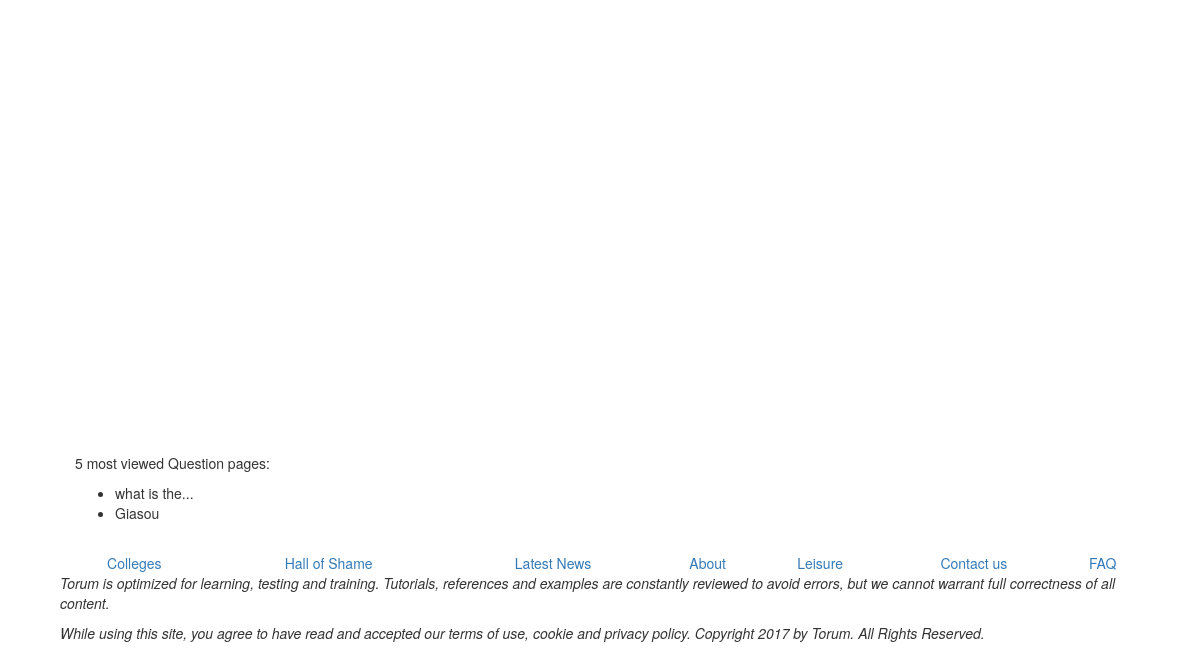
Before: /forum/ (lower part) with the older database file.
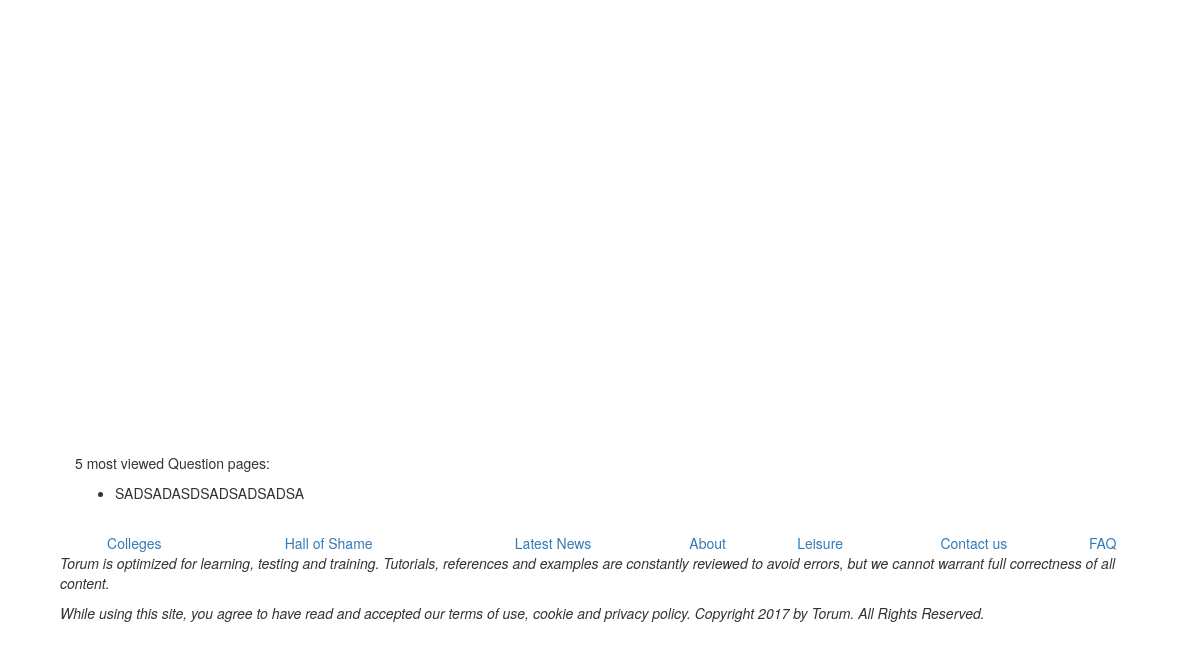
After: the same page with the newer database file.
### forum/models.py (models this page shows, shortened)
class QuestionPage(models.Model):
    module = models.ForeignKey(Module, null=True)
    max_length = 128
    id = models.IntegerField(unique=True, primary_key=True)
    title = models.CharField(max_length=max_length, unique=True, default='untitled')
    locked = models.BooleanField(default=False)
    views = models.IntegerField(default=0)
    slug = models.SlugField(unique=True, null=True)
    class Meta:
        verbose_name_plural = "QuestionPages"

### forum/views.py (the view)
def index(request):
    QuestionPage_list = QuestionPage.objects.order_by('views')[:5]
    context_dict = {'QuestionPages': QuestionPage_list}
    return render(request, 'forum/index.html', context_dict)

### templates/forum/index.html (shortened to what this page needs)
{% extends 'forum/base.html' %}
{% load staticfiles %}
{% block body_block %}
    <div class="container">
        <div class="row">
            <div class="link">
            </div>
        </div>
        <div>
            {% if QuestionPages %}
            <p>5 most viewed Question pages: </p>
            <ul>
                {% for questionPage in QuestionPages %}
                <li>{{ questionPage.title }}</li>
                {% endfor %}
            </ul>
            {% else %}
            <strong>There are no categories present.</strong>
            {% endif %}
        </div>
    </div>
{% endblock %}

Changed rows visible on the page:
removed QuestionPage: title "what is the..."
removed QuestionPage: title "Giasou"
added QuestionPage: title "SADSADASDSADSADSADSA"
